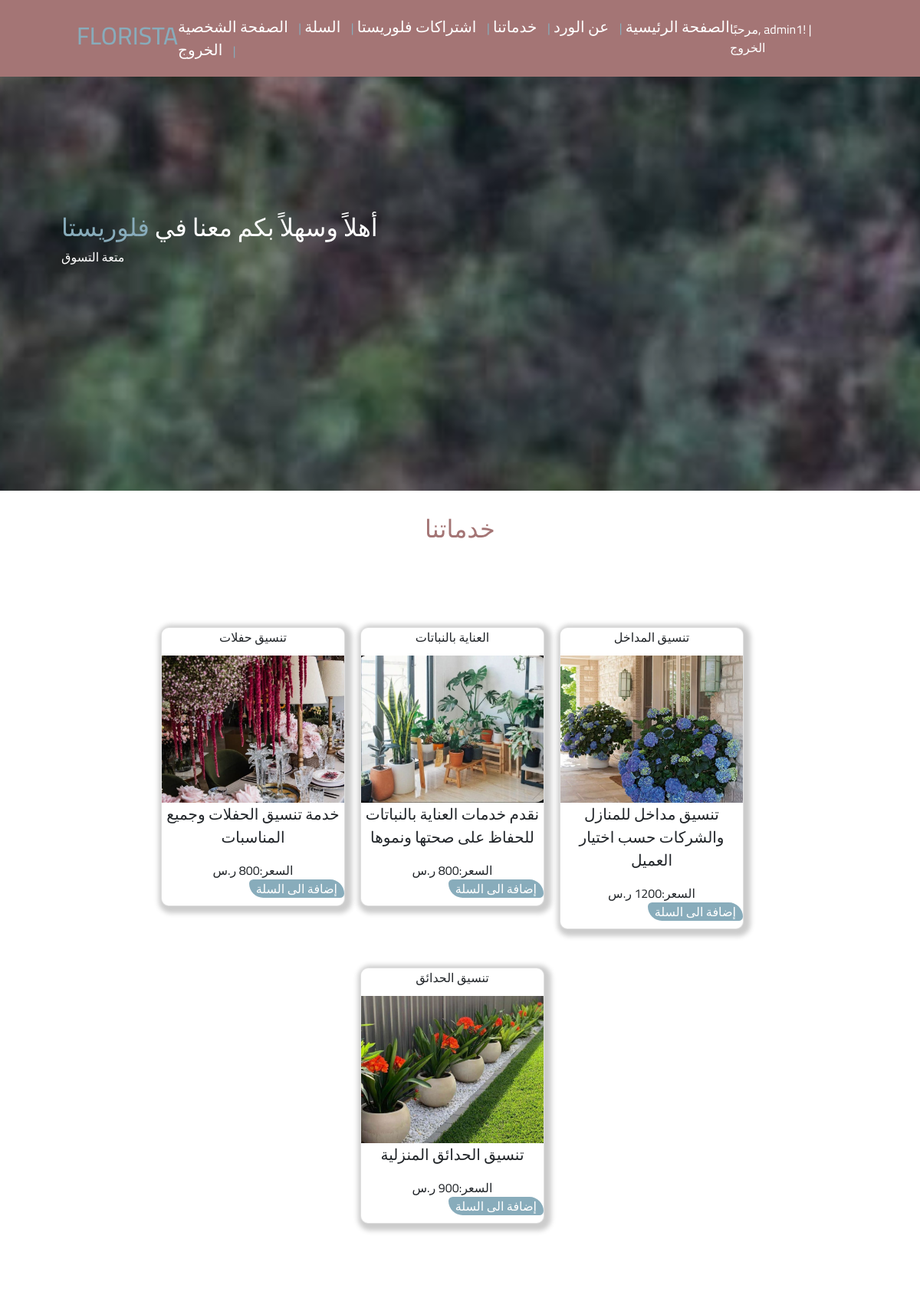
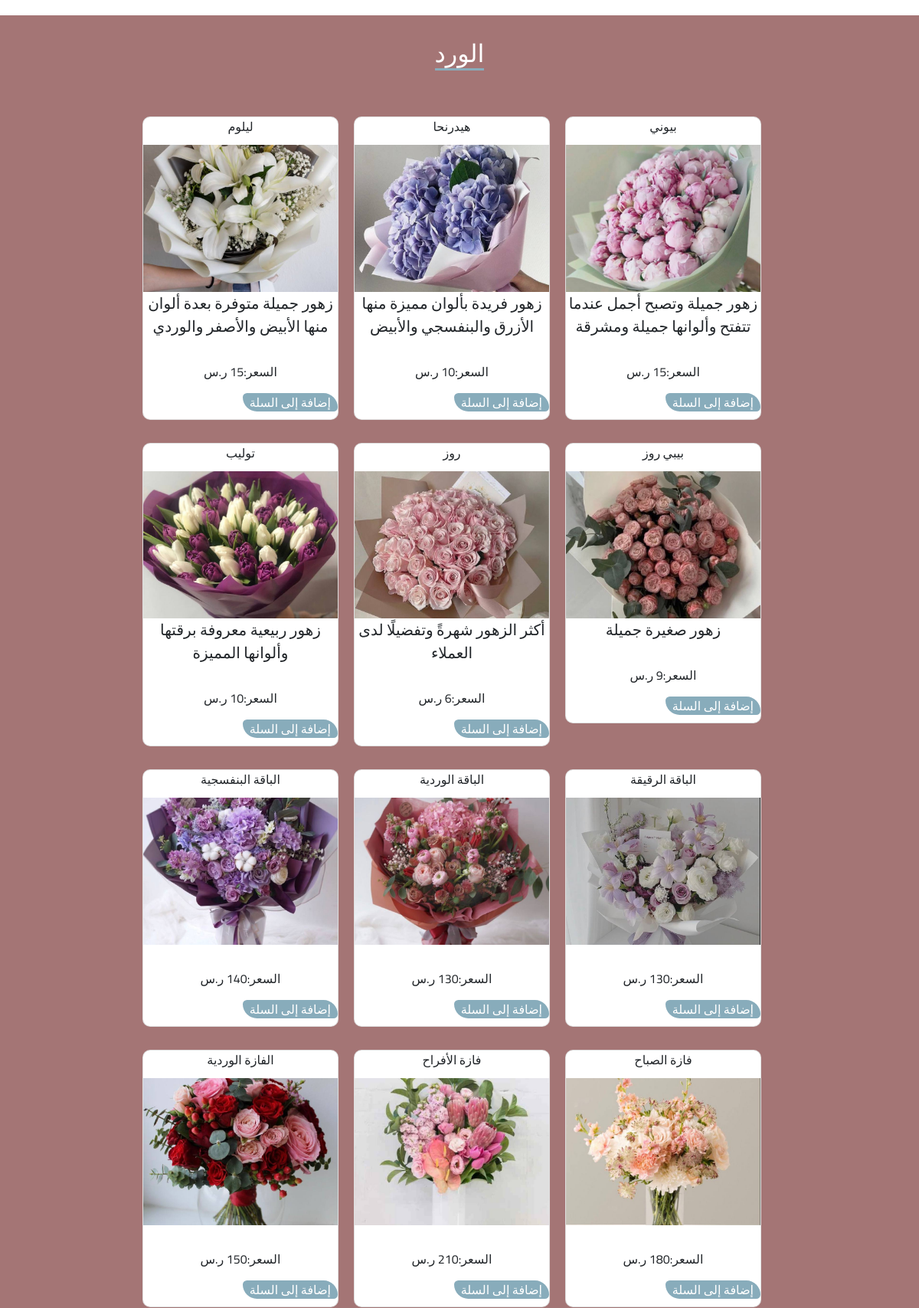
The page /HomePage.php (signed in, upper part) on the database its author committed (2 pictures, top to bottom).
### tables this page shows
CREATE TABLE `services` (
  `id` int(11) NOT NULL,
  `title` varchar(255) NOT NULL,
  `description` varchar(255) NOT NULL,
  `image` varchar(255) NOT NULL,
  `price` int(11) NOT NULL DEFAULT 0
);

CREATE TABLE `flowers` (
  `id` int(11) NOT NULL,
  `title` varchar(255) NOT NULL,
  `description` varchar(255) NOT NULL,
  `image` varchar(255) NOT NULL,
  `price` int(11) NOT NULL DEFAULT 0
);

### HomePage.php (the view, shortened to what this page needs)
<!DOCTYPE html>
<html lang="en">
<head>
    <link rel="stylesheet" href="css/style.css">
    <link rel="stylesheet" href="https://cdn.jsdelivr.net/npm/bootstrap@4.3.1/dist/css/bootstrap.min.css"
>
</head>
<body>
    <header>
        <h2>FLORISTA</h2>
        <nav id="nav_id">
            <a style="font-size:20px;" href="HomePage.php"> الصفحة الرئيسية </a> |
            <a style="font-size:20px;" href="flower.php"> عن الورد </a> |
            <a style="font-size:20px;" href="service.php"> خدماتنا </a> |
            <a style="font-size:20px;" href="subscribtion.php">اشتراكات فلوريستا </a> |
            <a style="font-size:20px;" href="cart.php"> السلة </a> |
            <a style="font-size:20px;" href="personal.php"> الصفحة الشخصية </a> |
            <?php
                if(isset($_SESSION["username"])) {
                    echo '<a style="font-size:20px;" href="logout.php"> الخروج</a> ';
                } else {
                    echo '<a style="font-size:20px;" href="signin.php">التسجيل</a> |';
                    echo '<a style="font-size:20px;" href="login.php">الدخول</a>';
                }
            ?>
        </nav>
        <nav style="color:white;" id="">
        <?php
            if(isset($_SESSION["username"])) {
                $username = $_SESSION["username"];
                echo "مرحبًا, $username! ";
                echo '|  <a href="logout.php"> الخروج</a>';
            } else {
            }
        ?>
        </nav>
    </header>
    <section class="pic">
        <div>
            <h2>أهلاً وسهلاً بكم معنا في <span>فلوريستا</span></h2>
            <p> متعة التسوق</p>
        </div>
    </section>
    <section class="services" id="services">
        <h2>خدماتنا</h2>
        <div class="container">
            <?php
            $servername = "localhost";
            $username = "root";
            $password = "";
            $dbname = "flower";
            $conn = new mysqli($servername, $username, $password, $dbname);
            $sql = "SELECT * FROM services";
            $result = $conn->query($sql);
            while ($row = $result->fetch_assoc()) {
                echo '<form action="service_insert.php" method="post">';
                echo '<div class="card">';
                echo '<div class="card-title">' . $row['title'] . ' </div>';
                if (!empty($row['image'])) {
                    $width = 300;
                    $height = 250;
                    echo '<img src="' . $row['image'] . '" width="' . $width . '" height="' . $height . '" alt="service Image">';
                }
                echo '<p>' . $row['description'] . '</p>';
                echo '<div class="card-description">السعر:' . $row['price'] . ' ر.س</div>';
                if(isset($_SESSION["username"])) {
                    echo '<button style="border-radius: 6px 20px; color: white; background-color:rgb(136, 172, 187);
                    padding: 0px 9px; border: none; align-self: end; margin-left: 10px; font-weight: 200;" class="buttonStyle">إضافة الى السلة</button>';
                } else {
                    echo '<button style="border-radius: 6px 20px; color: white; background-color:rgb(136, 172, 187);
                    padding: 0px 9px; border: none; align-self: end; margin-left: 10px; font-weight: 200;" class="buttonStyle">إضافة الى السلة</button>';
                }
                echo '</div>';
                echo '</form>';
            }
        ?>
        </div>
    </section>
    <section class="shortcuts" id="shortcuts">
        <h2> الورد</h2>
        <div class="container">
            <?php
                $servername = "localhost";
                $username = "root";
                $password = "";
                $dbname = "flower";
                $conn = new mysqli($servername, $username, $password, $dbname);
                $sql = "SELECT * FROM flowers";
                $result = $conn->query($sql);
                while ($row = $result->fetch_assoc()) {
                    echo '<form action="flower_insert.php" method="post">';
                    echo '<div class="card">';
                    echo '<div class="card-title">' . $row['title'] . ' </div>';
                    if (!empty($row['image'])) {
                        $width = 300;
                        $height = 250;
                        echo '<img src="' . $row['image'] . '" width="' . $width . '" height="' . $height . '" alt="service Image">';
                    }
                    echo '<p>' . $row['description'] . '</p>';
                    echo '<div class="card-description m-2 p-2">السعر:' . $row['price'] . ' ر.س</div>';
                    if(isset($_SESSION["username"])) {
                        echo '<button style="border-radius: 6px 20px; color: white; background-color:rgb(136, 172, 187);
                        padding: 0px 9px; border: none; align-self: end; text-align: center; font-weight: 200;" class="buttonStyle">إضافة إلى السلة</button>';
                    } else {
                        echo '<button style="border-radius: 6px 20px; color: white; background-color:rgb(136, 172, 187);
                        padding: 0px 9px; border: none; align-self: end; text-align: center; font-weight: 200;" class="buttonStyle">   إضافة إلى السلة </button>';
                    }
                    echo '</div>';
                    echo '</form>';
                }
            ?>
        </div>
    </section>
</body>
</html>

### css/style.css (style rules this page uses)
* { font-family: 'Cairo'; box-sizing: border-box; margin: 0px; padding: 0px; }
header { display: flex !important; justify-content: space-between; align-items: center; padding: 0px 100px; background-color: #a47575; color: rgb(136, 172, 187); font-weight: 3000; font-style: bold; position: fixed; z-index: 999; width: 100%; height: 100px; }
header a { color: white; text-decoration: none; margin-right: 10px; font-size: 16px }
.pic { height: 80vh; display: flex; align-items: center ; color: white; background-image: url(images/f2.jpg); background-size: cover; background-attachment: fixed; background-blend-mode: overlay; background-color: rgba(0,0,0,.10); background-position: center; }
.pic div { margin-left: 80px; }
.pic span { color: rgb(136, 172, 187); font-weight: 5000; }
.services h2 { text-align: center; color: #a47575; margin: 30px 0px; }
.services .container { display: flex; flex-wrap: wrap; justify-content: center; padding: 80px; }
.services .card { background-color: white; border-radius: 10px; box-shadow: 3px 3px 6px 6px #ccc; margin-right: 20px; padding-bottom: 10px; width: 15em; margin-bottom: 50px; text-align: center; overflow: hidden; min-height: 250px; }
.card p { font-size: 20px; }
.services img { height: 12em; width: 100%; object-fit: cover; }
.shortcuts { background-color: #a47575; text-align: center; padding: 30px 100px; }
.shortcuts h2 { color: white ; margin-bottom: 20px; border-bottom: solid rgb(136, 172, 187); display: inline-block; font-weight: 500; margin-bottom: 60px; }
.shortcuts .container { display: flex; flex-wrap: wrap; justify-content: center; }
.shortcuts .card { background-color: white; border-radius: 10px; margin-right: 20px; padding-bottom: 10px; width: 16em; margin-bottom: 30px; overflow: hidden; min-height: 250px; }
.shortcuts button { border-radius: 6px 20px; color: white; background-color:rgb(136, 172, 187) ; padding: 0px 9px; border: none; }
.shortcuts img { height: 12em; width: 100%; object-fit: cover; }

### rows shown on the page
services: title "تنسيق حفلات", image (picture), description "خدمة تنسيق الحفلات وجميع المناسبات"
services: title "العناية بالنباتات", image (picture), description "نقدم خدمات العناية بالنباتات للحفاظ على صحتها ونموها"
services: title "تنسيق المداخل", image (picture), description "تنسيق مداخل للمنازل والشركات حسب اختيار العميل"
services: title "تنسيق الحدائق", image (picture), description "تنسيق الحدائق المنزلية"
flowers: title "ليلوم", image (picture), description "زهور جميلة متوفرة بعدة ألوان منها الأبيض والأصفر والوردي"
flowers: title "هيدرنحا", image (picture), description "زهور فريدة بألوان مميزة منها الأزرق والبنفسجي والأبيض"
flowers: title "بيوني", image (picture), description "زهور جميلة وتصبح أجمل عندما تتفتح وألوانها جميلة ومشرقة"
flowers: title "توليب", image (picture), description "زهور ربيعية معروفة برقتها وألوانها المميزة"
flowers: title "روز", image (picture), description "أكثر الزهور شهرةً وتفضيلًا لدى العملاء"
flowers: title "بيبي روز", image (picture), description "زهور صغيرة جميلة"
flowers: title "الباقة البنفسجية", image (picture)
flowers: title "الباقة الوردية", image (picture)
flowers: title "الباقة الرقيقة", image (picture)
flowers: title "الفازة الوردية", image (picture)
flowers: title "فازة الأفراح", image (picture)
flowers: title "فازة الصباح", image (picture)

### other values the page prints
$username "admin1"
